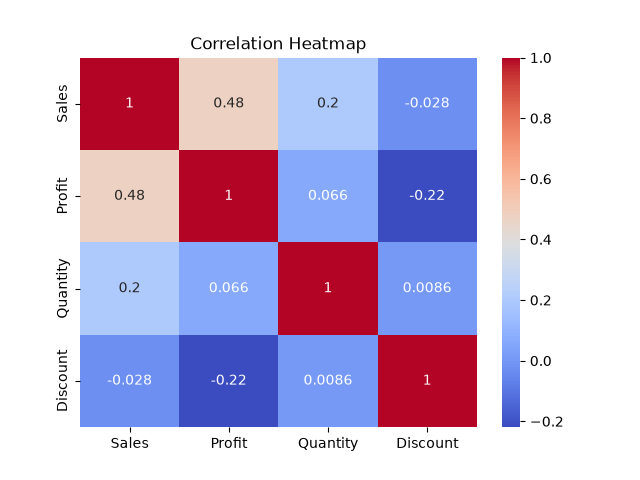

Source code (Python):
import pandas as pd 
import matplotlib.pyplot as plt 
import seaborn as sns
data=pd.read_excel("superstore.xls")
correlation=data[["Sales","Profit","Quantity","Discount"]].corr()
sns.heatmap(correlation, annot=True,cmap="coolwarm")
plt.title("Correlation Heatmap")
plt.savefig("heatmap.png")
plt.show()
